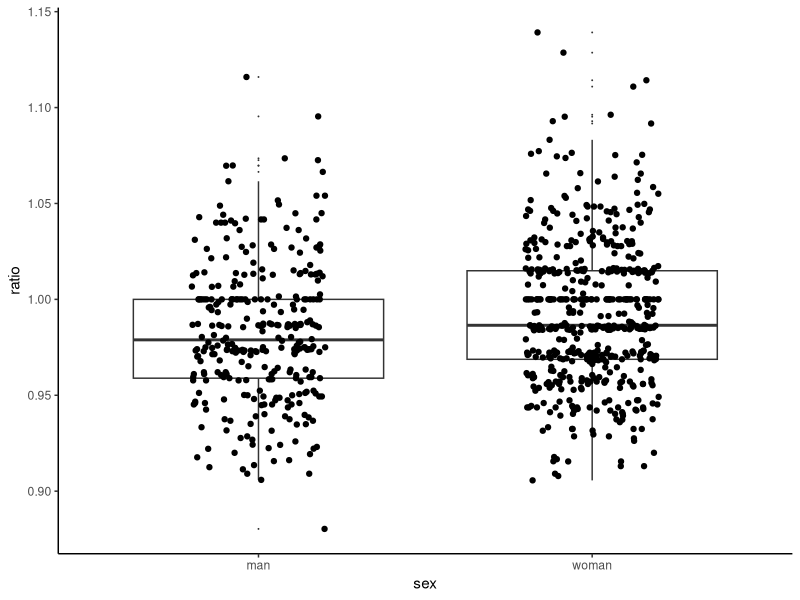

This figure's R source:
## HEADER ####
## who: <replace with your name>
## what: <replace with content description
## when: <replace with date in yyyy-mm-dd format>

## CONTENTS ####
## 00 Setup
## 01 <replace with brief description of 1st section>
## 02 <replace with brief decsription of 2nd section>
## 03 <etc>

## 00 Setup ####
# libraries
library(openxlsx)
library(ggplot2)

# setwd
setwd(r'(C:\Dropbox\git-c7041-2022\website\data)')


# q10.4 ####
# read data
digits <- read.xlsx('humanDigits.xlsx')

#a
# Make an appropriate graph to show the relationship 
# between sex and 2D:4D ratio of the right hand.

digits$ratio <- digits$'2D.mm'/digits$'4D.mm' 
ggplot(digits, aes(x = sex, y = ratio)) +
  geom_boxplot(outlier.size = 0) +
  geom_jitter(width = .2) +
  theme_classic()




